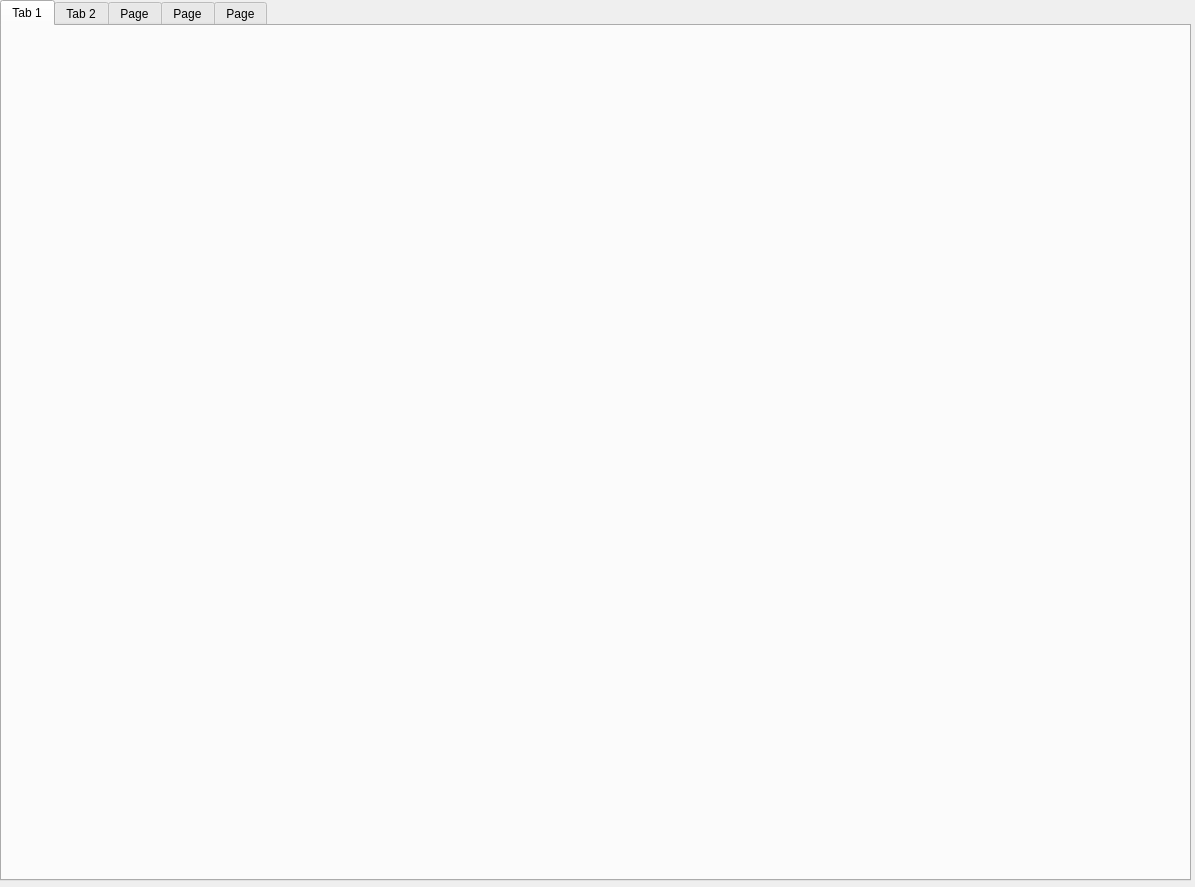
<?xml version="1.0" encoding="UTF-8"?>
<ui version="4.0">
 <class>Dialog</class>
 <widget class="QDialog" name="Dialog">
  <property name="geometry">
   <rect>
    <x>0</x>
    <y>0</y>
    <width>1195</width>
    <height>887</height>
   </rect>
  </property>
  <property name="windowTitle">
   <string>Dialog</string>
  </property>
  <widget class="QTabWidget" name="tabWidget">
   <property name="geometry">
    <rect>
     <x>0</x>
     <y>0</y>
     <width>1191</width>
     <height>881</height>
    </rect>
   </property>
   <property name="currentIndex">
    <number>0</number>
   </property>
   <widget class="QWidget" name="tab">
    <attribute name="title">
     <string>Tab 1</string>
    </attribute>
    <widget class="QLabel" name="robot_image5">
     <property name="geometry">
      <rect>
       <x>300</x>
       <y>440</y>
       <width>150</width>
       <height>150</height>
      </rect>
     </property>
     <property name="text">
      <string/>
     </property>
    </widget>
    <widget class="QLabel" name="robot_image6">
     <property name="geometry">
      <rect>
       <x>0</x>
       <y>0</y>
       <width>150</width>
       <height>150</height>
      </rect>
     </property>
     <property name="text">
      <string/>
     </property>
    </widget>
    <widget class="QLabel" name="robot_image7">
     <property name="geometry">
      <rect>
       <x>10</x>
       <y>10</y>
       <width>150</width>
       <height>150</height>
      </rect>
     </property>
     <property name="text">
      <string/>
     </property>
    </widget>
    <widget class="QLabel" name="map">
     <property name="geometry">
      <rect>
       <x>70</x>
       <y>70</y>
       <width>1000</width>
       <height>710</height>
      </rect>
     </property>
     <property name="text">
      <string/>
     </property>
    </widget>
    <zorder>map</zorder>
    <zorder>robot_image5</zorder>
    <zorder>robot_image6</zorder>
    <zorder>robot_image7</zorder>
   </widget>
   <widget class="QWidget" name="tab_2">
    <attribute name="title">
     <string>Tab 2</string>
    </attribute>
    <widget class="QGroupBox" name="groupBox">
     <property name="geometry">
      <rect>
       <x>50</x>
       <y>60</y>
       <width>491</width>
       <height>341</height>
      </rect>
     </property>
     <property name="title">
      <string/>
     </property>
     <widget class="QLabel" name="robot_image1">
      <property name="geometry">
       <rect>
        <x>20</x>
        <y>90</y>
        <width>161</width>
        <height>141</height>
       </rect>
      </property>
      <property name="text">
       <string/>
      </property>
     </widget>
     <widget class="QLabel" name="robot_state1">
      <property name="geometry">
       <rect>
        <x>230</x>
        <y>40</y>
        <width>221</width>
        <height>271</height>
       </rect>
      </property>
      <property name="text">
       <string/>
      </property>
     </widget>
    </widget>
    <widget class="QGroupBox" name="groupBox_2">
     <property name="geometry">
      <rect>
       <x>610</x>
       <y>60</y>
       <width>491</width>
       <height>341</height>
      </rect>
     </property>
     <property name="title">
      <string/>
     </property>
     <widget class="QLabel" name="robot_image2">
      <property name="geometry">
       <rect>
        <x>20</x>
        <y>90</y>
        <width>161</width>
        <height>141</height>
       </rect>
      </property>
      <property name="text">
       <string/>
      </property>
     </widget>
     <widget class="QLabel" name="robot_state2">
      <property name="geometry">
       <rect>
        <x>230</x>
        <y>40</y>
        <width>221</width>
        <height>271</height>
       </rect>
      </property>
      <property name="text">
       <string/>
      </property>
     </widget>
    </widget>
    <widget class="QGroupBox" name="groupBox_3">
     <property name="geometry">
      <rect>
       <x>50</x>
       <y>460</y>
       <width>491</width>
       <height>341</height>
      </rect>
     </property>
     <property name="title">
      <string/>
     </property>
     <widget class="QLabel" name="robot_image3">
      <property name="geometry">
       <rect>
        <x>20</x>
        <y>90</y>
        <width>161</width>
        <height>141</height>
       </rect>
      </property>
      <property name="text">
       <string/>
      </property>
     </widget>
     <widget class="QLabel" name="robot_state3">
      <property name="geometry">
       <rect>
        <x>230</x>
        <y>40</y>
        <width>221</width>
        <height>271</height>
       </rect>
      </property>
      <property name="text">
       <string/>
      </property>
     </widget>
    </widget>
    <widget class="QGroupBox" name="groupBox_4">
     <property name="geometry">
      <rect>
       <x>610</x>
       <y>460</y>
       <width>491</width>
       <height>341</height>
      </rect>
     </property>
     <property name="title">
      <string/>
     </property>
     <widget class="QLabel" name="robot_image4">
      <property name="geometry">
       <rect>
        <x>20</x>
        <y>90</y>
        <width>161</width>
        <height>141</height>
       </rect>
      </property>
      <property name="text">
       <string/>
      </property>
     </widget>
     <widget class="QLabel" name="robot_state4">
      <property name="geometry">
       <rect>
        <x>230</x>
        <y>40</y>
        <width>221</width>
        <height>271</height>
       </rect>
      </property>
      <property name="text">
       <string/>
      </property>
     </widget>
    </widget>
   </widget>
   <widget class="QWidget" name="tab_3">
    <attribute name="title">
     <string>Page</string>
    </attribute>
    <widget class="QTableView" name="table1">
     <property name="geometry">
      <rect>
       <x>0</x>
       <y>140</y>
       <width>1181</width>
       <height>701</height>
      </rect>
     </property>
    </widget>
    <widget class="QGroupBox" name="groupBox_5">
     <property name="geometry">
      <rect>
       <x>10</x>
       <y>20</y>
       <width>231</width>
       <height>101</height>
      </rect>
     </property>
     <property name="title">
      <string/>
     </property>
     <widget class="QLabel" name="label1">
      <property name="geometry">
       <rect>
        <x>10</x>
        <y>18</y>
        <width>211</width>
        <height>71</height>
       </rect>
      </property>
      <property name="text">
       <string>TextLabel</string>
      </property>
     </widget>
    </widget>
    <widget class="QGroupBox" name="groupBox_6">
     <property name="geometry">
      <rect>
       <x>250</x>
       <y>20</y>
       <width>261</width>
       <height>101</height>
      </rect>
     </property>
     <property name="title">
      <string/>
     </property>
     <widget class="QLabel" name="label2">
      <property name="geometry">
       <rect>
        <x>15</x>
        <y>18</y>
        <width>241</width>
        <height>71</height>
       </rect>
      </property>
      <property name="text">
       <string>TextLabel</string>
      </property>
     </widget>
    </widget>
    <widget class="QGroupBox" name="groupBox_7">
     <property name="geometry">
      <rect>
       <x>520</x>
       <y>20</y>
       <width>301</width>
       <height>101</height>
      </rect>
     </property>
     <property name="title">
      <string/>
     </property>
     <widget class="QLabel" name="label3">
      <property name="geometry">
       <rect>
        <x>15</x>
        <y>18</y>
        <width>271</width>
        <height>71</height>
       </rect>
      </property>
      <property name="text">
       <string>TextLabel</string>
      </property>
     </widget>
    </widget>
    <widget class="QGroupBox" name="groupBox_8">
     <property name="geometry">
      <rect>
       <x>830</x>
       <y>20</y>
       <width>291</width>
       <height>101</height>
      </rect>
     </property>
     <property name="title">
      <string/>
     </property>
     <widget class="QLabel" name="label4">
      <property name="geometry">
       <rect>
        <x>15</x>
        <y>18</y>
        <width>261</width>
        <height>71</height>
       </rect>
      </property>
      <property name="text">
       <string>TextLabel</string>
      </property>
     </widget>
    </widget>
   </widget>
   <widget class="QWidget" name="tab_4">
    <attribute name="title">
     <string>Page</string>
    </attribute>
    <widget class="QTableView" name="table2">
     <property name="geometry">
      <rect>
       <x>0</x>
       <y>50</y>
       <width>1191</width>
       <height>801</height>
      </rect>
     </property>
    </widget>
   </widget>
   <widget class="QWidget" name="tab_5">
    <attribute name="title">
     <string>Page</string>
    </attribute>
    <widget class="QTableView" name="table3">
     <property name="geometry">
      <rect>
       <x>190</x>
       <y>160</y>
       <width>771</width>
       <height>511</height>
      </rect>
     </property>
    </widget>
   </widget>
  </widget>
 </widget>
 <resources/>
 <connections/>
</ui>
